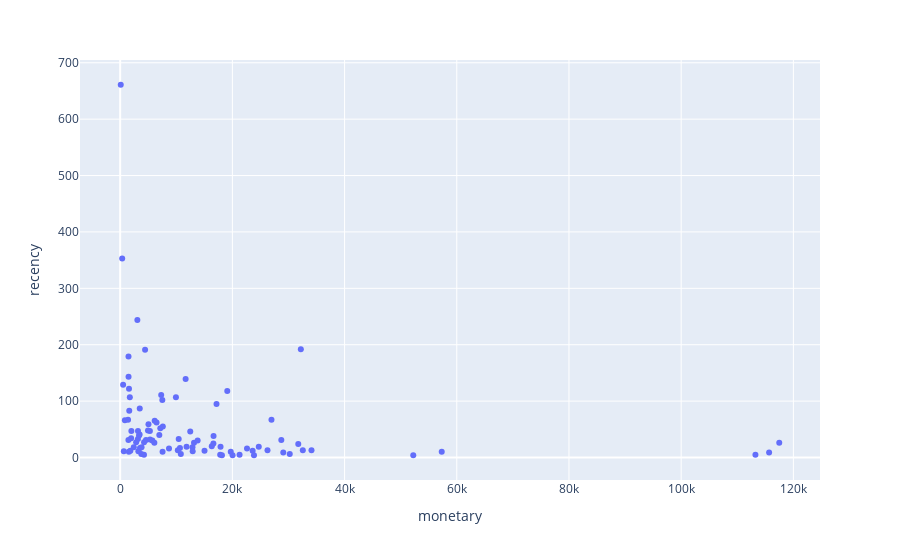

The code cell stored with this chart in its notebook:
### Markdown cell above
# 3. Exploratory data analysis

Scatter plots examine the relationships between the three factors recency, frequency and monetary

### Code cell
#Recency vs. Monetary
fig = px.scatter(df_customer, x='monetary', y='recency',hover_data=['custid','monetary','recency','segment'])
fig.show()

### Figure 1 — Plotly figure (JSON) as saved in the notebook; plotly's stock layout.template omitted (floating-point values rounded to 4 significant figures; data arrays with more than 128 entries replaced by an {"elided": "..."} marker saying what was removed)
{"data": [{"customdata": {"elided": "89x2 str values"}, "hovertemplate": "monetary=%{x}<br>recency=%{y}<br>custid=%{customdata[0]}<br>segment=%{customdata[1]}<extra></extra>", "legendgroup": "", "marker": {"color": "#636efa", "symbol": "circle"}, "mode": "markers", "name": "", "orientation": "v", "showlegend": false, "type": "scatter", "x": [100.8, 357, 522.5, 649, 836.7, 1403.0, 1467.0, 1480, 1489.0, 1546.0, 1571.0, 1616.0, 1719.0, 1815.0, 1947.0, 1992.0, 2423.0, 2844.0, 3063.0, 3161.0, 3172.0, 3240.0, 3361, 3460.0, 3490.0, 3532.0, 3763.0, 3811.0, 4242.0, 4259.0, 4439.0, 4596.0, 4954, 5042.0, 5298.0, 5317.0, 5735.0, 6090.0, 6146.0, 6481.0, 6974.0, 7152.0, 7311.0, 7515.0, 7556.0, 7604.0, 8702.0, 9937.0, 10270.0, 10430.0, 10650.0, 10810.0, 11670.0, 11830.0, 12490.0, 12890.0, 12920.0, 13160.0, 13810.0, 15030.0, 16330.0, 16620.0, 16640.0, 17170.0, 17830.0, 17890.0, 18140.0, 19088, 19710.0, 20030.0, 21280.0, 22610.0, 23610.0, 23850.0, 24700.0, 26260.0, 26970.0, 28720.0, 29070.0, 30230.0, 31750.0, 32200.0, 32560.0, 34100.0, 52250.0, 57320.0, 113200.0, 115700.0, 117500.0], "xaxis": "x", "y": [661, 353, 129, 11, 66, 67, 31, 179, 143, 10, 122, 83, 107, 12, 34, 47, 18, 27, 244, 33, 47, 11, 39, 41, 87, 17, 6, 18, 5, 27, 191, 31, 48, 59, 47, 32, 30, 26, 65, 62, 40, 52, 111, 102, 10, 55, 16, 107, 13, 33, 17, 6, 139, 19, 46, 18, 11, 26, 30, 12, 20, 25, 38, 95, 5, 19, 4, 118, 10, 4, 5, 16, 12, 4, 19, 13, 67, 31, 9, 6, 24, 192, 13, 13, 4, 10, 5, 9, 26], "yaxis": "y"}], "layout": {"legend": {"tracegroupgap": 0}, "margin": {"t": 60}, "xaxis": {"anchor": "y", "domain": [0, 1], "title": {"text": "monetary"}}, "yaxis": {"anchor": "x", "domain": [0, 1], "title": {"text": "recency"}}}}
